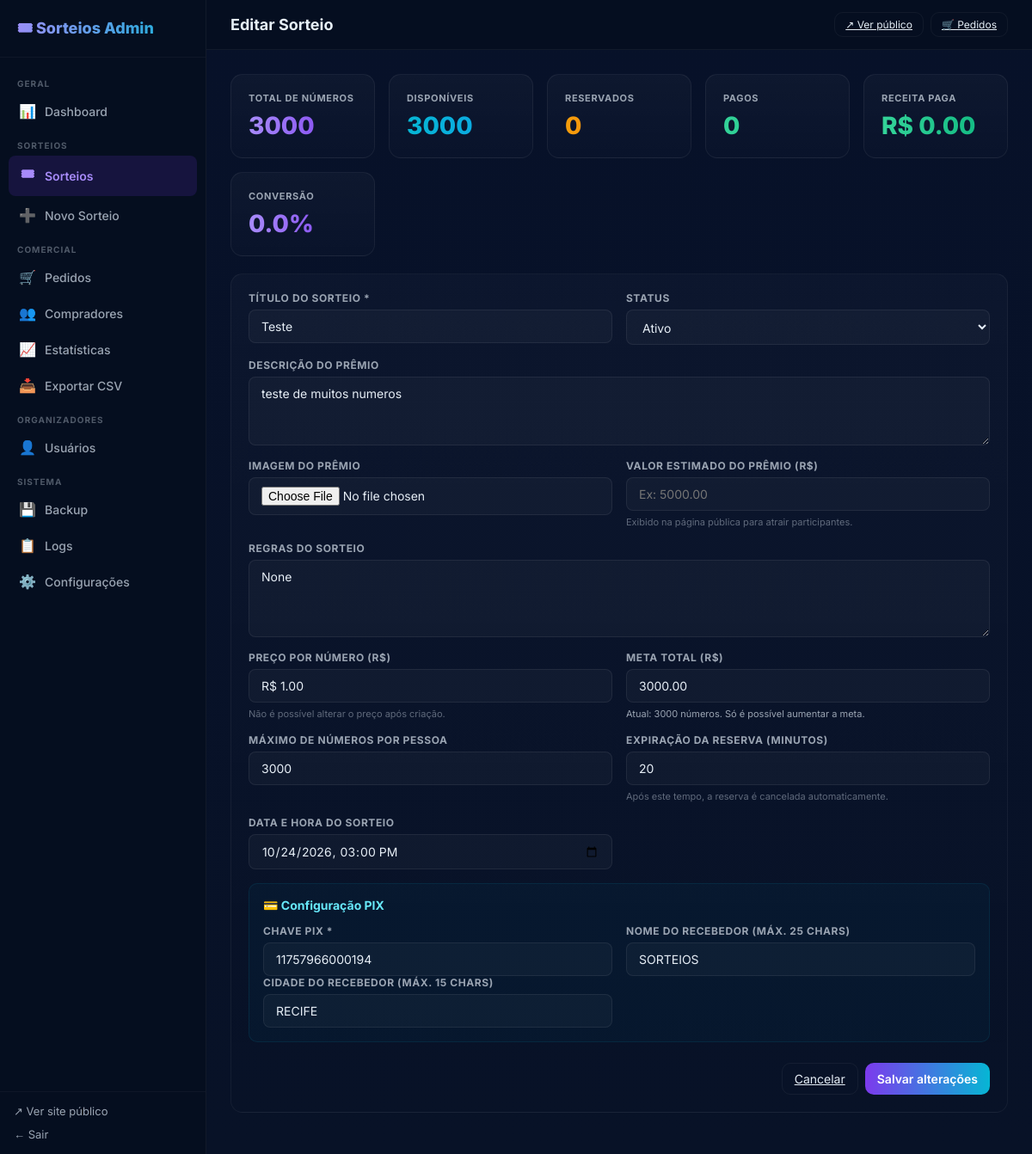
The page /admin/sorteios/2 (signed in) on the database its author committed.
### app/models.py (models this page shows)
class Campaign(Base):
    __tablename__ = "campaigns"
    id = Column(Integer, primary_key=True, index=True)
    title = Column(String(200), nullable=False)
    slug = Column(String(16), unique=True, nullable=False, index=True)
    draw_date = Column(DateTime, nullable=True)
    goal_amount = Column(Float, nullable=False)
    price_per_quota = Column(Float, nullable=False)
    pix_key = Column(String(200), nullable=True)
    status = Column(String(20), nullable=False, default="active")  # active | drawn | closed | sold_out
    created_at = Column(DateTime, default=datetime.datetime.utcnow, nullable=False)
    winner_quota_id = Column(Integer, ForeignKey("quotas.id", use_alter=True), nullable=True)
    description = Column(Text, nullable=True)
    prize_image_url = Column(String(500), nullable=True)
    prize_value = Column(Float, nullable=True)
    rules = Column(Text, nullable=True)
    max_per_person = Column(Integer, default=10, nullable=True)
    pix_receiver_name = Column(String(25), default="SORTEIOS", nullable=True)
    pix_receiver_city = Column(String(15), default="SAO PAULO", nullable=True)
    reservation_expires_minutes = Column(Integer, default=30, nullable=True)
    owner_id = Column(Integer, ForeignKey("users.id", ondelete="SET NULL"), nullable=True)
    owner = relationship("User", back_populates="campaigns", foreign_keys=[owner_id])
    quotas = relationship(
        "Quota",
        primaryjoin="Campaign.id == Quota.campaign_id",
        back_populates="campaign",
        cascade="all, delete-orphan",
        lazy="select",
    )
    orders = relationship("Order", back_populates="campaign", cascade="all, delete-orphan")

### app/main.py (the view)
@app.get("/admin/sorteios/{campaign_id}", response_class=HTMLResponse)
def admin_raffle_detail(request: Request, campaign_id: int,
                        session: Session = Depends(get_db), _: None = Depends(require_admin)):
    campaign = crud.get_campaign(session, campaign_id)
    if not campaign:
        raise HTTPException(status_code=404, detail="Sorteio não encontrado")
    stats = crud.get_raffle_stats(session, campaign_id)
    orders = crud.list_orders(session, campaign_id=campaign_id, limit=50)
    return templates.TemplateResponse(request, "admin_raffle_form.html", {
        "campaign": campaign,
        "stats": stats,
        "orders": orders,
    })

### app/templates/admin_raffle_form.html (shortened to what this page needs)
{% extends "admin_base.html" %}
{% block page_title %}{% if campaign %}Editar Sorteio{% else %}Novo Sorteio{% endif %}{% endblock %}
{% set active = 'sorteios' %}
{% block topbar_actions %}
{% if campaign %}
<a href="/r/{{ campaign.slug }}" target="_blank" class="btn btn-sm">↗ Ver público</a>
<a href="/admin/pedidos?campaign_id={{ campaign.id }}" class="btn btn-sm">🛒 Pedidos</a>
{% endif %}
{% endblock %}
{% block content %}
{% if campaign %}
{% if stats %}
<div class="adm-stats" style="margin-bottom:20px;">
  <div class="adm-stat-card">
    <div class="adm-stat-label">Total de Números</div>
    <div class="adm-stat-value purple">{{ stats.total }}</div>
  </div>
  <div class="adm-stat-card">
    <div class="adm-stat-label">Disponíveis</div>
    <div class="adm-stat-value cyan">{{ stats.available }}</div>
  </div>
  <div class="adm-stat-card">
    <div class="adm-stat-label">Reservados</div>
    <div class="adm-stat-value orange">{{ stats.reserved }}</div>
  </div>
  <div class="adm-stat-card">
    <div class="adm-stat-label">Pagos</div>
    <div class="adm-stat-value green">{{ stats.paid }}</div>
  </div>
  <div class="adm-stat-card">
    <div class="adm-stat-label">Receita Paga</div>
    <div class="adm-stat-value green">R$ {{ '%.2f' % stats.revenue_paid }}</div>
  </div>
  <div class="adm-stat-card">
    <div class="adm-stat-label">Conversão</div>
    <div class="adm-stat-value purple">{{ stats.conversion_rate }}%</div>
  </div>
</div>
{% endif %}
{% endif %}
<div class="adm-card">
  <form method="post"
        action="{% if campaign %}/admin/sorteios/{{ campaign.id }}/editar{% else %}/admin/sorteios/novo{% endif %}"
        enctype="multipart/form-data">
    <div class="adm-form">
      <div class="adm-form-row">
        <div class="adm-field">
          <label>Título do Sorteio *</label>
          <input type="text" name="title" value="{{ campaign.title if campaign else '' }}" required maxlength="200" placeholder="Ex: iPhone 15 Pro Max" />
        </div>
        {% if campaign %}
        <div class="adm-field">
          <label>Status</label>
          <select name="status">
            <option value="active" {% if campaign.status == 'active' %}selected{% endif %}>Ativo</option>
          </select>
        </div>
        {% endif %}
      </div>
      <div class="adm-field">
        <label>Descrição do Prêmio</label>
        <textarea name="description" rows="3" placeholder="Descreva o prêmio em detalhes...">{{ campaign.description if campaign else '' }}</textarea>
      </div>
      <div class="adm-form-row">
        <div class="adm-field">
          <label>Imagem do Prêmio</label>
          <input type="file" name="prize_image" accept="image/*" />
        </div>
        <div class="adm-field">
          <label>Valor Estimado do Prêmio (R$)</label>
          <input type="number" name="prize_value" step="0.01" min="0"
                 value="{{ campaign.prize_value if campaign and campaign.prize_value else '' }}"
                 placeholder="Ex: 5000.00" />
          <small>Exibido na página pública para atrair participantes.</small>
        </div>
      </div>
      <div class="adm-field">
        <label>Regras do Sorteio</label>
        <textarea name="rules" rows="4" placeholder="Informe as regras...">{{ campaign.rules if campaign else '' }}</textarea>
      </div>
      {% if not campaign %}
      <div class="adm-form-row">
        <div class="adm-field">
          <label>Meta Total (R$) *</label>
          <input type="number" name="goal_amount" step="0.01" min="1" required
                 placeholder="Ex: 1000.00" />
          <small>Quantidade de números = Meta ÷ Preço por número</small>
        </div>
        <div class="adm-field">
          <label>Preço por Número (R$) *</label>
          <input type="number" name="price_per_quota" step="0.01" min="0.01" required
                 placeholder="Ex: 10.00" />
        </div>
      </div>
      {% else %}
      <div class="adm-form-row">
        <div class="adm-field">
          <label>Preço por Número (R$)</label>
          <input type="text" value="R$ {{ '%.2f' % campaign.price_per_quota }}" disabled />
          <small>Não é possível alterar o preço após criação.</small>
        </div>
        <div class="adm-field">
          <label>Meta Total (R$)</label>
          <input type="number" name="goal_amount" id="goalInput"
                 step="0.01" min="{{ campaign.goal_amount }}"
                 value="{{ '%.2f' % campaign.goal_amount }}" />
          <small id="goalHint" style="color:#9aa4b2;">
            Atual: {{ stats.total if stats else 0 }} números.
            Só é possível aumentar a meta.
          </small>
        </div>
      </div>
      {% endif %}
      <div class="adm-form-row">
        <div class="adm-field">
          <label>Máximo de números por pessoa</label>
          <input type="number" name="max_per_person" min="1"
                 value="{{ campaign.max_per_person if campaign else 10 }}" />
        </div>
        <div class="adm-field">
          <label>Expiração da reserva (minutos)</label>
          <input type="number" name="reservation_expires_minutes" min="5" max="10080"
                 value="{{ campaign.reservation_expires_minutes if campaign else 30 }}" />
          <small>Após este tempo, a reserva é cancelada automaticamente.</small>
        </div>
      </div>
      <div class="adm-form-row">
        <div class="adm-field">
          <label>Data e Hora do Sorteio</label>
          <input type="datetime-local" name="draw_date"
                 value="{{ campaign.draw_date.strftime('%Y-%m-%dT%H:%M') if campaign and campaign.draw_date else '' }}" />
        </div>
      </div>
      <div style="padding:16px;background:rgba(6,182,212,0.04);border:1px solid rgba(6,182,212,0.1);border-radius:10px;">
        <h4 style="margin:0 0 14px;font-size:14px;color:#67e8f9;">💳 Configuração PIX</h4>
        <div class="adm-form-row">
          <div class="adm-field">
            <label>Chave PIX *</label>
            <input type="text" name="pix_key"
                   value="{{ campaign.pix_key if campaign else '' }}"
                   placeholder="CPF, e-mail, telefone ou chave aleatória" />
          </div>
          <div class="adm-field">
            <label>Nome do Recebedor (máx. 25 chars)</label>
            <input type="text" name="pix_receiver_name" maxlength="25"
                   value="{{ campaign.pix_receiver_name if campaign else 'SORTEIOS' }}" />
          </div>
        </div>
        <div class="adm-form-row">
          <div class="adm-field">
            <label>Cidade do Recebedor (máx. 15 chars)</label>
            <input type="text" name="pix_receiver_city" maxlength="15"
                   value="{{ campaign.pix_receiver_city if campaign else 'SAO PAULO' }}" />
          </div>
        </div>
      </div>
      <div class="form-actions" style="margin-top:8px;">
        <a href="/admin/sorteios" class="btn">Cancelar</a>
        <button type="submit" class="btn primary">
          {% if campaign %}Salvar alterações{% else %}Criar Sorteio{% endif %}
        </button>
      </div>
    </div>
  </form>
</div>
{% endblock %}

### app/static/css/style.css (style rules this page uses)
:root { --bg: #0f1724; --card: #0b1220; --muted: #9aa4b2; --accent: #7c3aed; --accent-2: #06b6d4; --surface: rgba(255, 255, 255, 0.03); --border: rgba(255, 255, 255, 0.05); --danger: #f87171; --success: #34d399; }
* { box-sizing: border-box; }
body { font-family: Inter, system-ui, Arial, sans-serif; margin: 0; background: linear-gradient(180deg, #071129 0%, #081227 100%); color: #e6eef6; min-height: 100vh; }
.btn { background: transparent; border: 1px solid var(--border); padding: 9px 14px; border-radius: 10px; color: inherit; cursor: pointer; font-size: 14px; font-family: inherit; transition: background .12s, border-color .12s; }
.btn.primary { background: linear-gradient(90deg, var(--accent), var(--accent-2)); border: none; color: white; font-weight: 600; }
.form input, input[type="password"], input[type="text"], input[type="number"], input[type="datetime-local"] { display: block; width: 100%; padding: 10px 12px; border-radius: 8px; border: 1px solid rgba(255, 255, 255, 0.07); background: rgba(255, 255, 255, 0.03); color: inherit; font-size: 14px; font-family: inherit; outline: none; transition: border-color .15s; }
.form-actions { display: flex; justify-content: flex-end; gap: 8px; margin-top: 16px; }

### app/templates/admin_base.html (style rules this page uses)
:root { --sidebar-w: 240px; }
.adm-stats { display: grid; grid-template-columns: repeat(auto-fit, minmax(160px, 1fr)); gap: 16px; margin-bottom: 28px; }
.adm-stat-card { background: linear-gradient(180deg, rgba(255,255,255,0.03), rgba(255,255,255,0.01)); border: 1px solid rgba(255,255,255,0.06); border-radius: 14px; padding: 20px; }
.adm-stat-label { font-size: 11px; font-weight: 700; text-transform: uppercase; letter-spacing: .06em; color: var(--muted); margin-bottom: 8px; }
.adm-stat-value { font-size: 28px; font-weight: 800; }
.adm-stat-value.green { background: linear-gradient(90deg, #34d399, #10b981); -webkit-background-clip: text; -webkit-text-fill-color: transparent; background-clip: text; }
.adm-stat-value.purple { background: linear-gradient(90deg, #a78bfa, #7c3aed); -webkit-background-clip: text; -webkit-text-fill-color: transparent; background-clip: text; }
.adm-stat-value.cyan { background: linear-gradient(90deg, #06b6d4, #0ea5e9); -webkit-background-clip: text; -webkit-text-fill-color: transparent; background-clip: text; }
.adm-stat-value.orange { background: linear-gradient(90deg, #f59e0b, #f97316); -webkit-background-clip: text; -webkit-text-fill-color: transparent; background-clip: text; }
.adm-card { background: linear-gradient(180deg, rgba(255,255,255,0.025), transparent); border: 1px solid rgba(255,255,255,0.05); border-radius: 14px; padding: 20px; margin-bottom: 20px; }
.adm-form { display: grid; gap: 16px; }
.adm-form-row { display: grid; grid-template-columns: 1fr 1fr; gap: 16px; }
.adm-field { display: flex; flex-direction: column; gap: 6px; }
.adm-field label { font-size: 12px; font-weight: 700; color: var(--muted); text-transform: uppercase; letter-spacing: .05em; }
.adm-field input, .adm-field textarea, .adm-field select { padding: 10px 14px; border-radius: 8px; border: 1px solid rgba(255,255,255,0.07); background: rgba(255,255,255,0.03); color: #e6eef6; font-size: 14px; font-family: inherit; outline: none; transition: border-color .15s; width: 100%; }
.adm-field textarea { resize: vertical; min-height: 80px; }
.adm-field select option { background: #081228; }
.adm-field small { color: rgba(154,164,178,0.6); font-size: 11px; }
.btn-sm { padding: 6px 12px; font-size: 12px; }

### rows shown on the page
Campaign: title "Teste", status "Ativo", description "teste de muitos numeros", rules "None", price_per_quota "R$ 1.00", goal_amount "3000.00", max_per_person "3000", reservation_expires_minutes "20", draw_date "10/24/2026 15:00", pix_key "11757966000194", pix_receiver_name "SORTEIOS", pix_receiver_city "RECIFE"

### other values the page prints
{{ stats.total }} "3000"
{{ stats.available }} "3000"
{{ stats.reserved }} "0"
{{ stats.paid }} "0"
{{ '%.2f' % stats.revenue_paid }} "0.00"
{{ stats.conversion_rate }} "0.0"
{{ stats.total if stats else 0 }} "3000"
